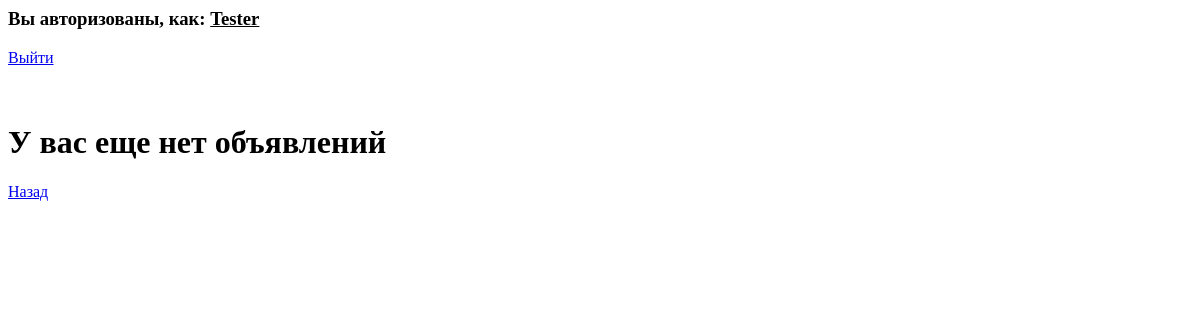
The page /private/ (signed in) on the database as committed earlier.
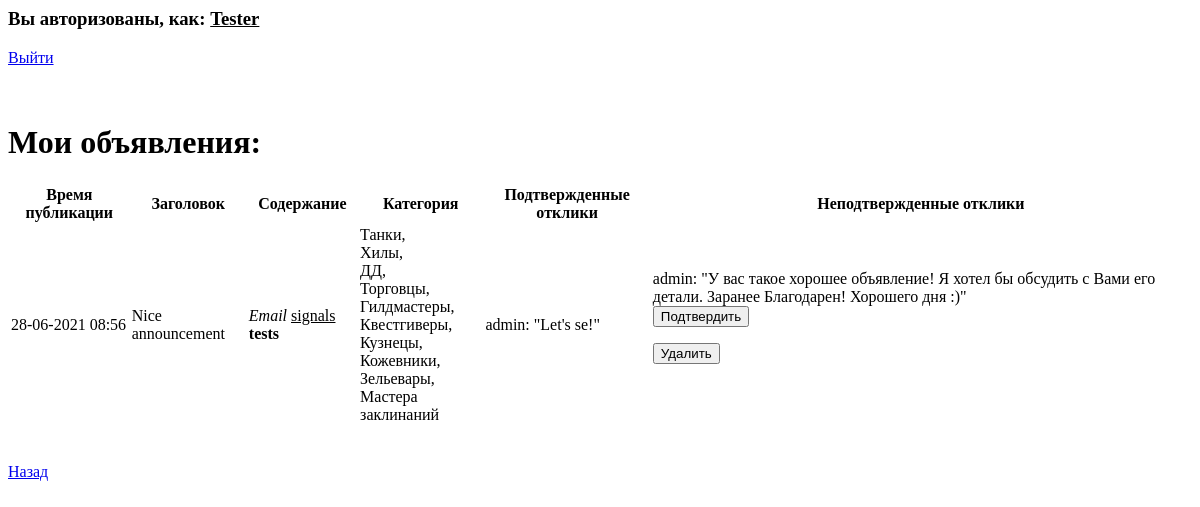
The same page on the database as committed later.
### announcements/models.py (models this page shows, shortened)
class Announcement(models.Model):
    ann_author = models.ForeignKey(User, on_delete=models.CASCADE, verbose_name='Автор объявления')
    ann_title = models.CharField(max_length=255, verbose_name='Заголовок объявления')
    ann_body = RichTextField(blank=True, null=True, verbose_name='Содержание объявления')
    ann_time_in = models.DateTimeField(auto_now_add=True, verbose_name='Time of announcement creation')
    ann_category = models.ManyToManyField(Category, verbose_name='Категория объявления')
    class Meta:
        verbose_name = 'Announcement'
        verbose_name_plural = 'Announcements'

class Category(models.Model):
    cat_name = models.CharField(max_length=255, verbose_name='Category name')
    def __str__(self):
        return self.cat_name
    class Meta:
        verbose_name = 'Category'
        verbose_name_plural = 'Categories'

class Comment(models.Model):
    com_ann = models.ForeignKey(Announcement, on_delete=models.CASCADE, verbose_name='Выбрать публикацию')
    com_author = models.ForeignKey(User, on_delete=models.CASCADE, verbose_name='Автор отклика')
    com_body = models.TextField(verbose_name='Отклик')
    com_time_in = models.DateTimeField(auto_now_add=True, verbose_name='Time of comment creation')
    com_confirmed = models.BooleanField(default=False, verbose_name='Comment confirmed by announcement author')
    def __str__(self):
        return f'{self.com_author}: "{self.com_body}"'
    class Meta:
        verbose_name = 'Comment'
        verbose_name_plural = 'Comments'

### announcements/views.py (the view, shortened to what this page needs)
# urls.py: path('private/', PrivateAccount.as_view(), name='private_account'),
class PrivateAccount(LoginRequiredMixin, ListView):
    model = Announcement
    template_name = 'private_account.html'
    def get_context_data(self, **kwargs):
        context = super().get_context_data(**kwargs)
        context['anns'] = Announcement.objects.filter(ann_author=self.request.user).order_by('-ann_time_in')
        return context

### announcements/templatetags/custom_filters_and_tags.py (called while the page is built)
@register.filter(name='confirmed_comment_filter')
def confirmed_comment_filter(ann_object):
    return Comment.objects.filter(com_ann=ann_object, com_confirmed=True)

@register.filter(name='unconfirmed_comment_filter')
def unconfirmed_comment_filter(ann_object):
    return Comment.objects.filter(com_ann=ann_object, com_confirmed=False)

### templates/private_account.html (shortened to what this page needs)
{% load custom_filters_and_tags %}
<h3>Вы авторизованы, как: <u>{{ user }}</u></h3> <a href={% url 'account_logout' %}>Выйти</a><br><br><br>
{% if anns %}
    <h1>Мои объявления:</h1>
    <table>
        <thead>
            <tr>
                <th>Время публикации</th>
                <th>Заголовок</th>
                <th>Содержание</th>
                <th>Категория</th>
                <th>Подтвержденные отклики</th>
                <th>Неподтвержденные отклики</th>
            </tr>
        </thead>
        {% for ann in anns %}
        <tbody>
            <tr>
                <td>{{ ann.ann_time_in|date:"d-m-Y H:i"}}</td>
                <td>{{ ann.ann_title }}</td>
                <td>{{ ann.ann_body|safe }}</td>
                <td>{{ ann.ann_category.all|join:",<br> " }}</td>
                <td>{{ ann|confirmed_comment_filter|join:",<br> " }}</td>
                {% with ann|unconfirmed_comment_filter as unconfirmed_comments%}
                <td>{% for comment in unconfirmed_comments %}{{ comment }}
                <form method="POST">
                <button type="submit" name="comment_id" value="{{ comment.id }}">Подтвердить</button>
                </form>
                <form action={% url 'comment_delete_by_ann_author' comment.id %}>
                <input type="submit" value="Удалить" />
                </form>{% endfor %}</td>
                {% endwith %}
            </tr>
        </tbody>
        {% endfor %}
    </table><br><br>
{% else %}
    <h1>У вас еще нет объявлений</h1>
{% endif %}
<a href={% url 'main' %}><u>Назад</u></a>

Rows that differ between the two databases and show on the page:
added Announcement: ann_time_in "28-06-2021 08:56", ann_title "Nice announcement", ann_body "Email signals tests", ann_category.all "Танки, Хилы, ДД, Торговцы, Гилдмастеры, Квестгиверы, Кузнецы, Кожевники, Зельевары, Мастера заклинаний", id.com_body "admin: \"Let's se!\""
added Comment: com_author+com_body "admin: \"У вас такое хорошее объявление! Я хотел бы обсудить с Вами его детали. Заранее Благодарен! Хорошего дня :)\"", {{ comment.id }} 41 (drawn)
Other text that changed with them:
text no longer shown: "У вас еще нет объявлений"
text now shown: "Мои объявления: Время публикации Заголовок Содержание Категория Подтвержденные отклики Неподтвержденные отклики"
